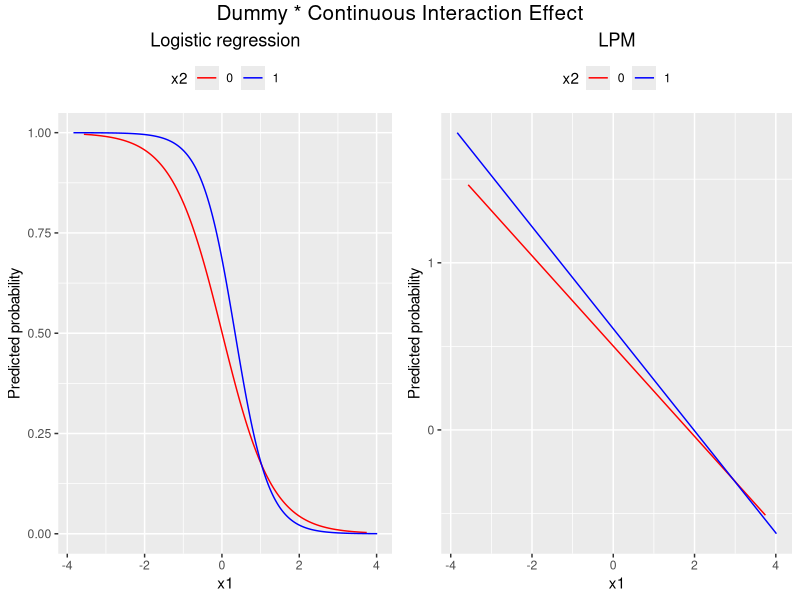
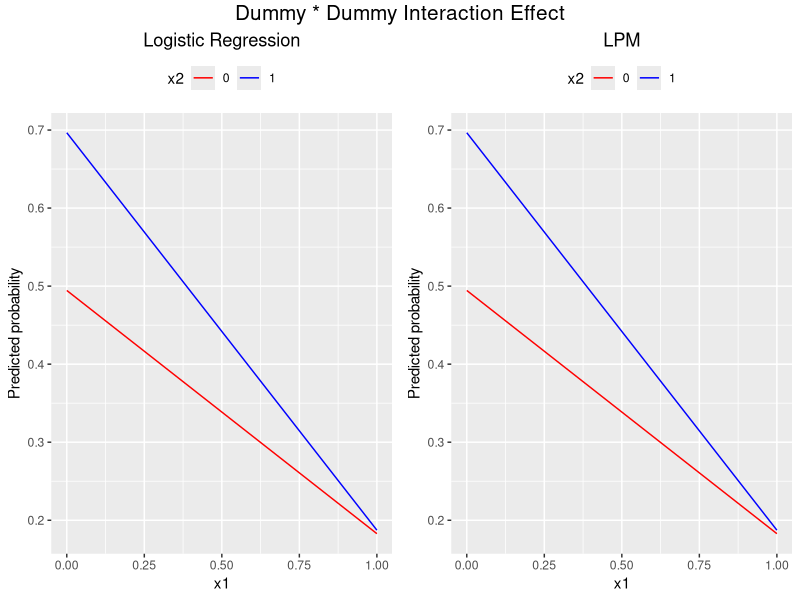
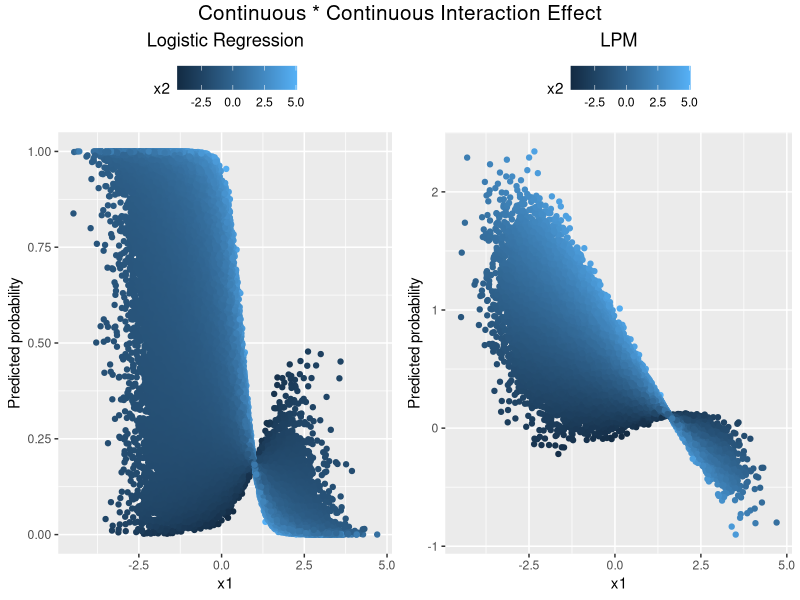

Source code (R) for these figures, in order:
require(ggplot2)
require(gridExtra)
require(grid)

set.seed(45683)

prob2logit <- function(x){
  logit = log(x / (1 - x))
}
intercept <- prob2logit(0.5)

#Simulate dummy x continuous
sim_dummy_cont = function(sample_size = 30000, beta_0 = intercept, beta_1 = -1.5, beta_2= 0.8, beta_3 = -0.8) {
  x1 = rnorm(n = sample_size)
  x2 = rbinom(n = sample_size, size = 1, prob = 0.7)
  eta = beta_0 + beta_1 * x1+ beta_2 * x2 + beta_3 * (x2 * x1)
  p = 1 / (1 + exp(-eta))
  y = rbinom(n = sample_size, size = 1, prob = p)
  data.frame(y, x1, x2)}

#Simulate dummy x dummy 
sim_dummy_dummy = function(sample_size = 30000, beta_0 = intercept, beta_1 = -1.5, beta_2= 0.8, beta_3 = -0.8) {
  x1 = rbinom(n = sample_size, size = 1, prob = 0.3)
  x2 = rbinom(n = sample_size, size = 1, prob = 0.7)
  eta = beta_0 + beta_1 * x1+ beta_2 * x2 + beta_3 * (x2 * x1)
  p = 1 / (1 + exp(-eta))
  y = rbinom(n = sample_size, size = 1, prob = p)
  data.frame(y, x1, x2)}

#simulate continuous x continuous
sim_cont_cont = function(sample_size = 300000, beta_0 = intercept, beta_1 = -1.5, beta_2= 0.8, beta_3 = -0.8) {
  x1 = rnorm(n = sample_size)
  x2 = rnorm(n = sample_size)
  eta = beta_0 + beta_1 * x1+ beta_2 * x2 + beta_3 * (x2 * x1)
  p = 1 / (1 + exp(-eta))
  y = rbinom(n = sample_size, size = 1, prob = p)
  data.frame(y, x1, x2)}


#Simulate data
data = sim_dummy_cont()

#Dummy x cont
logit <- glm(y ~ x1 + x2 + (x2*x1), data = data,  family=binomial(link='logit'))
pred_logit <- data.frame(unlist(logit$fitted.values), unlist(data$x1), unlist(as.factor(data$x2)))
names(pred_logit) = c("pred","x1", "x2")

p1 <- ggplot(pred_logit, aes(x=x1, y=pred, color=x2)) + 
      geom_line() +
      scale_color_manual(values=c('red','blue')) +
      ggtitle("Logistic regression") +
      theme(plot.title = element_text(hjust = 0.5))+
      theme(legend.position="top")+ 
      ylab("Predicted probability")

#Run LPM
lpm <- lm(y ~ x1 + x2 + (x2*x1), data = data)
pred_lpm <- data.frame(unlist(lpm$fitted.values), unlist(data$x1), unlist(as.factor(data$x2)))
names(pred_lpm) = c("pred","x1", "x2")

p2 <- ggplot(pred_lpm, aes(x=x1, y=pred, color=x2)) + 
      geom_line() +
      scale_color_manual(values=c('red','blue')) +
      ggtitle("LPM") +
      theme(plot.title = element_text(hjust = 0.5)) +
      theme(legend.position="top")+ 
      ylab("Predicted probability")

grid.arrange(p1, p2, ncol =2, top = textGrob("Dummy * Continuous Interaction Effect", 
                                             gp=gpar(fontsize=15)))


#Simulate dummy x dummy 
data = sim_dummy_dummy()
logit <- glm(y ~ x1 + x2 + (x2*x1), data = data,  family=binomial(link='logit'))
pred_logit <- data.frame(unlist(logit$fitted.values), unlist(data$x1), unlist(as.factor(data$x2)))
names(pred_logit) = c("pred","x1", "x2")
lpm <- lm(y ~ x1 + x2 + (x2*x1), data = data)
pred_lpm <- data.frame(unlist(lpm$fitted.values), unlist(data$x1), unlist(as.factor(data$x2)))
names(pred_lpm) = c("pred","x1", "x2")

p3 <- ggplot(pred_logit, aes(x=x1, y=pred, color=x2)) + 
  geom_line() +
  scale_color_manual(values=c('red','blue')) +
  ggtitle("Logistic Regression")+
  theme(plot.title = element_text(hjust = 0.5)) +
  theme(legend.position="top")+ 
  ylab("Predicted probability")


p4 <- ggplot(pred_lpm, aes(x=x1, y=pred, color=x2)) + 
  geom_line() +
  scale_color_manual(values=c('red','blue')) +
  ggtitle("LPM")+
  theme(plot.title = element_text(hjust = 0.5)) +
  theme(legend.position="top")+ 
  ylab("Predicted probability")

grid.arrange(p3, p4, ncol =2, top = textGrob("Dummy * Dummy Interaction Effect", 
                                             gp=gpar(fontsize=15)))


#Simulate cont x cont 
data = sim_cont_cont()
logit <- glm(y ~ x1 + x2 + (x2*x1), data = data,  family=binomial(link='logit'))
pred_logit <- data.frame(unlist(logit$fitted.values), unlist(data$x1), unlist(data$x2))
names(pred_logit) = c("pred","x1", "x2")
lpm <- lm(y ~ x1 + x2 + (x2*x1), data = data)
pred_lpm <- data.frame(unlist(lpm$fitted.values), unlist(data$x1), unlist(data$x2))
names(pred_lpm) = c("pred","x1", "x2")

p5 <- ggplot(pred_logit, aes(x=x1, y=pred, color = x2)) + 
  geom_point() +
  ggtitle("Logistic Regression") +
  theme(plot.title = element_text(hjust = 0.5)) +
  theme(legend.position="top")+ 
  ylab("Predicted probability")

p6 <- ggplot(pred_lpm, aes(x=x1, y=pred, color = x2)) + 
  geom_point() +
  ggtitle("LPM") +
  theme(plot.title = element_text(hjust = 0.5)) +
  theme(legend.position="top")+ 
  ylab("Predicted probability")


grid.arrange(p5, p6, ncol =2,top = textGrob("Continuous * Continuous Interaction Effect", 
                                            gp=gpar(fontsize=15)))